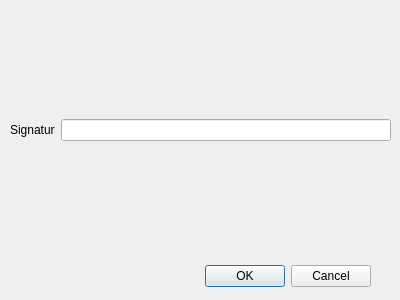
<?xml version="1.0" encoding="UTF-8"?>
<ui version="4.0">
 <class>Dialog</class>
 <widget class="QDialog" name="Dialog">
  <property name="geometry">
   <rect>
    <x>0</x>
    <y>0</y>
    <width>400</width>
    <height>300</height>
   </rect>
  </property>
  <property name="windowTitle">
   <string>Dialog</string>
  </property>
  <widget class="QDialogButtonBox" name="buttonBox">
   <property name="geometry">
    <rect>
     <x>30</x>
     <y>260</y>
     <width>341</width>
     <height>32</height>
    </rect>
   </property>
   <property name="orientation">
    <enum>Qt::Horizontal</enum>
   </property>
   <property name="standardButtons">
    <set>QDialogButtonBox::Cancel|QDialogButtonBox::Ok</set>
   </property>
  </widget>
  <widget class="QWidget" name="gridLayoutWidget">
   <property name="geometry">
    <rect>
     <x>10</x>
     <y>10</y>
     <width>381</width>
     <height>241</height>
    </rect>
   </property>
   <layout class="QGridLayout" name="gridLayout">
    <item row="0" column="0">
     <widget class="QLabel" name="label">
      <property name="text">
       <string>Signatur</string>
      </property>
     </widget>
    </item>
    <item row="0" column="1">
     <widget class="QLineEdit" name="lineEdit"/>
    </item>
   </layout>
  </widget>
 </widget>
 <resources/>
 <connections>
  <connection>
   <sender>buttonBox</sender>
   <signal>accepted()</signal>
   <receiver>Dialog</receiver>
   <slot>accept()</slot>
   <hints>
    <hint type="sourcelabel">
     <x>248</x>
     <y>254</y>
    </hint>
    <hint type="destinationlabel">
     <x>157</x>
     <y>274</y>
    </hint>
   </hints>
  </connection>
  <connection>
   <sender>buttonBox</sender>
   <signal>rejected()</signal>
   <receiver>Dialog</receiver>
   <slot>reject()</slot>
   <hints>
    <hint type="sourcelabel">
     <x>316</x>
     <y>260</y>
    </hint>
    <hint type="destinationlabel">
     <x>286</x>
     <y>274</y>
    </hint>
   </hints>
  </connection>
 </connections>
</ui>
